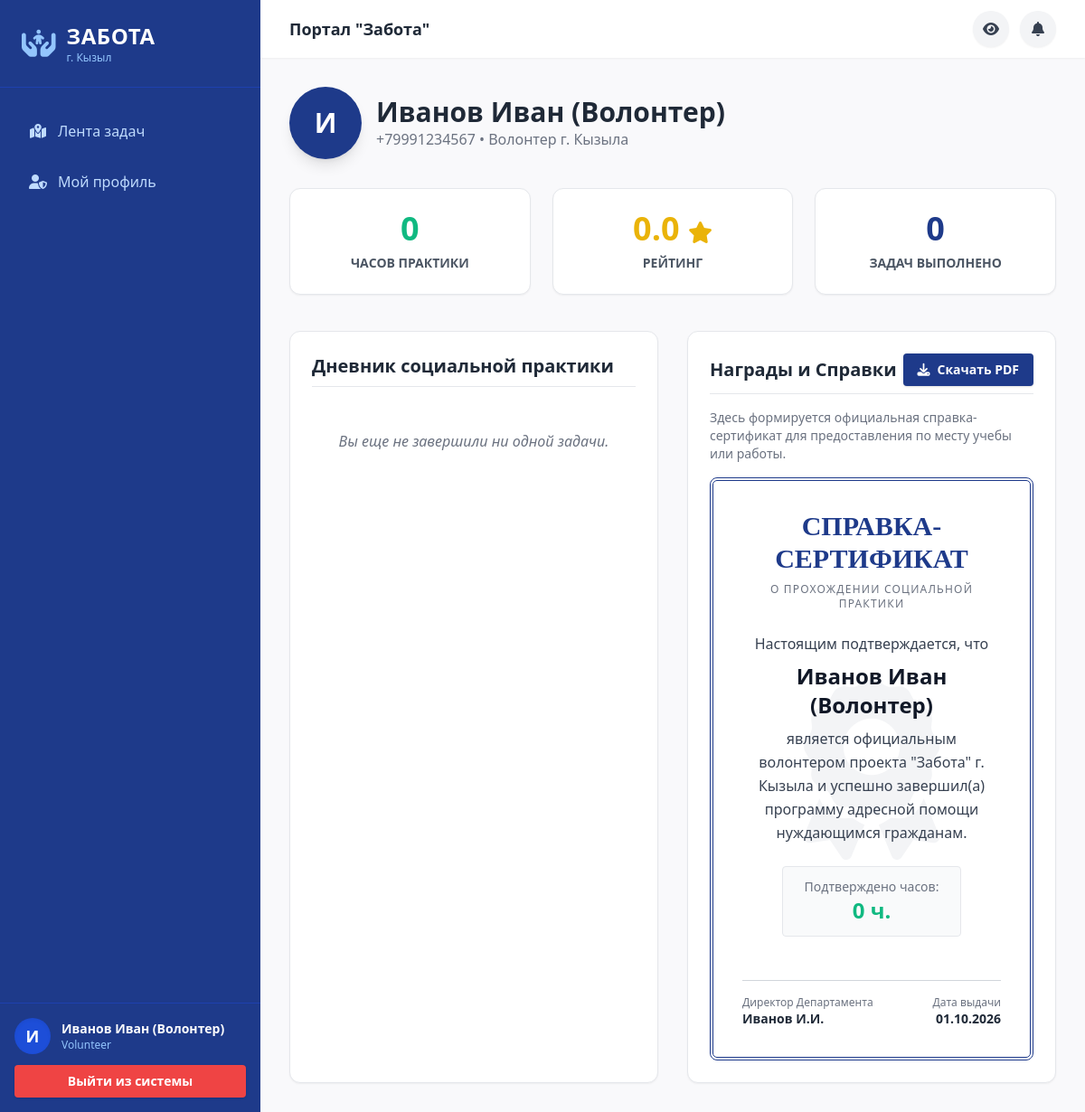
Screenshot of /volunteer/profile (signed in) with the database file from the repository.
### models.py (models this page shows)
class User(Base):
    __tablename__ = "users"
    id = Column(Integer, primary_key=True, index=True)
    full_name = Column(String(255))
    phone = Column(String(20), unique=True, index=True)
    password_hash = Column(String(255))
    role = Column(Enum(UserRole), default=UserRole.resident)
    district_id = Column(Integer, ForeignKey("districts.id"), nullable=True)
    status = Column(Enum(UserStatus), default=UserStatus.active)
    rating = Column(Float, default=0.0)
    volunteer_hours = Column(Integer, default=0)
    created_at = Column(DateTime, default=datetime.utcnow)
    district = relationship("District", back_populates="users")
    applications = relationship("Application", back_populates="user")
    assignments = relationship("TaskAssignment", back_populates="volunteer")
    messages = relationship("TaskMessage", back_populates="sender")
    certificates = relationship("Certificate", back_populates="user")
    notifications = relationship("Notification", back_populates="user", cascade="all, delete-orphan")

### main.py (the view)
@app.get("/volunteer/profile")
async def volunteer_profile(request: Request, db: Session = Depends(get_db), user: models.User = Depends(auth.get_current_user)):
    if not user or user.role.name != 'volunteer': return RedirectResponse(url="/login")
    completed = db.query(models.TaskAssignment).filter(models.TaskAssignment.volunteer_id == user.id, models.TaskAssignment.status == models.TaskStatus.verified).all()
    return templates.TemplateResponse("volunteer_profile.html", {"request": request, "volunteer": user, "completed": completed, "user": user})

### templates/volunteer_profile.html (shortened to what this page needs)
{% extends "base.html" %}
{% block content %}
<div class="max-w-5xl mx-auto">
    <div class="flex items-center space-x-4 mb-8">
        <div class="w-20 h-20 bg-brand text-white rounded-full flex items-center justify-center text-3xl font-bold shadow-lg">
            {{ volunteer.full_name[0] }}
        </div>
        <div>
            <h2 class="text-3xl font-bold text-gray-800">{{ volunteer.full_name }}</h2>
            <p class="text-gray-500">{{ volunteer.phone }} • Волонтер г. Кызыла</p>
        </div>
    </div>
    <div class="grid grid-cols-1 md:grid-cols-3 gap-6 mb-10">
        <div class="bg-white p-6 rounded-xl shadow-sm border border-gray-200 text-center">
            <div class="text-4xl font-bold text-success mb-2">{{ volunteer.volunteer_hours }}</div>
            <div class="text-gray-600 text-sm uppercase font-semibold">Часов практики</div>
        </div>
        <div class="bg-white p-6 rounded-xl shadow-sm border border-gray-200 text-center">
            <div class="text-4xl font-bold text-yellow-500 mb-2">
                {{ volunteer.rating }} <i class="fa-solid fa-star text-2xl"></i>
            </div>
            <div class="text-gray-600 text-sm uppercase font-semibold">Рейтинг</div>
        </div>
        <div class="bg-white p-6 rounded-xl shadow-sm border border-gray-200 text-center">
            <div class="text-4xl font-bold text-brand mb-2">{{ completed|length }}</div>
            <div class="text-gray-600 text-sm uppercase font-semibold">Задач выполнено</div>
        </div>
    </div>
    <div class="grid grid-cols-1 lg:grid-cols-2 gap-8">
        <div class="bg-white rounded-xl shadow-sm border border-gray-200 p-6">
            <h3 class="text-xl font-bold text-gray-800 mb-4 border-b pb-2">Дневник социальной практики</h3>
            {% if completed %}
            <div class="space-y-4 max-h-[500px] overflow-y-auto pr-2">
                {% for assignment in completed %}
                <div class="p-4 bg-gray-50 rounded-lg border border-gray-200 flex justify-between items-center">
                    <div>
                        <h4 class="font-bold text-gray-800">{{ assignment.application.category.title }}</h4>
                        <p class="text-xs text-gray-500 mt-1">{{ assignment.application.district.name }} • {{ assignment.application.created_at.strftime('%d.%m.%Y') }}</p>
                    </div>
                    <div class="text-right">
                        <span class="bg-success text-white text-xs font-bold px-2 py-1 rounded">+2 часа</span>
                    </div>
                </div>
                {% endfor %}
            </div>
            {% else %}
            <p class="text-gray-500 italic text-center py-8">Вы еще не завершили ни одной задачи.</p>
            {% endif %}
        </div>
        <div class="bg-white rounded-xl shadow-sm border border-gray-200 p-6 flex flex-col">
            <div class="flex justify-between items-center mb-4 border-b pb-2">
                <h3 class="text-xl font-bold text-gray-800">Награды и Справки</h3>
                <button onclick="downloadPDF()" class="bg-brand hover:bg-blue-800 text-white px-4 py-2 rounded shadow transition text-sm font-bold flex items-center gap-2">
                    <i class="fa-solid fa-download"></i> Скачать PDF
                </button>
            </div>
            <p class="text-sm text-gray-500 mb-4">Здесь формируется официальная справка-сертификат для предоставления по месту учебы или работы.</p>
            <div id="certificate-content" class="bg-white p-8 border-4 border-double border-brand rounded-lg relative overflow-hidden flex-grow flex flex-col justify-center">
                <i class="fa-solid fa-award text-gray-100 absolute top-1/2 left-1/2 transform -translate-x-1/2 -translate-y-1/2 text-[200px] z-0"></i>
                <div class="relative z-10 text-center">
                    <h2 class="text-2xl md:text-3xl font-serif font-bold text-brand mb-2 uppercase">Справка-Сертификат</h2>
                    <p class="text-xs text-gray-500 uppercase tracking-widest mb-6">о прохождении социальной практики</p>
                    <p class="text-gray-700">Настоящим подтверждается, что</p>
                    <h3 class="text-2xl font-bold text-gray-900 my-2">{{ volunteer.full_name }}</h3>
                    <p class="text-gray-700 mb-6 leading-relaxed">
                        является официальным волонтером проекта "Забота" г. Кызыла и успешно завершил(а) программу адресной помощи нуждающимся гражданам.
                    </p>
                    <div class="bg-gray-50 py-3 px-6 rounded inline-block border border-gray-200 mb-8">
                        <span class="block text-sm text-gray-500">Подтверждено часов:</span>
                        <span class="block text-2xl font-bold text-success">{{ volunteer.volunteer_hours }} ч.</span>
                    </div>
                    <div class="flex justify-between items-end mt-4 text-left border-t border-gray-300 pt-4">
                        <div>
                            <p class="text-xs text-gray-500">Директор Департамента</p>
                            <p class="font-bold text-sm text-gray-800">Иванов И.И.</p>
                        </div>
                        <div class="text-right">
                            <p class="text-xs text-gray-500">Дата выдачи</p>
                            <p class="font-bold text-sm text-gray-800" id="currentDate"></p>
                        </div>
                    </div>
                </div>
            </div>
        </div>
    </div>
</div>
{% endblock %}

### templates/base.html (shortened to what this page needs)
<!DOCTYPE html>
<html lang="ru">
<head>
    <script src="https://cdn.tailwindcss.com"></script>
    <link rel="stylesheet" href="https://cdnjs.cloudflare.com/ajax/libs/font-awesome/6.4.0/css/all.min.css">
</head>
<body class="bg-gray-50 font-sans antialiased transition-all duration-300">
    <div class="flex h-screen overflow-hidden">
        <aside id="sidebar" class="bg-brand text-white w-72 flex-shrink-0 fixed inset-y-0 left-0 transform -translate-x-full md:relative md:translate-x-0 transition-transform duration-300 ease-in-out z-50 flex flex-col shadow-2xl md:shadow-none">
            <div class="p-6 flex items-center justify-between border-b border-blue-800">
                <a href="/" class="flex items-center space-x-3">
                    <i class="fa-solid fa-hands-holding-child text-3xl text-blue-300"></i>
                    <div>
                        <h1 class="text-2xl font-bold tracking-wide">ЗАБОТА</h1>
                        <p class="text-xs text-blue-300">г. Кызыл</p>
                    </div>
                </a>
            </div>
            <nav class="flex-grow p-4 space-y-2 overflow-y-auto mt-2">
                {% if user %}
                    {% if user.role.name == 'volunteer' %}
                        <a href="/volunteer/feed" class="nav-item"><i class="fa-solid fa-map-location-dot w-5 text-center"></i> Лента задач</a>
                        <a href="/volunteer/profile" class="nav-item"><i class="fa-solid fa-user-shield w-5 text-center"></i> Мой профиль</a>
                    {% endif %}
                {% endif %}
            </nav>
            {% if user %}
            <div class="p-4 bg-blue-900 border-t border-blue-800">
                <div class="flex items-center gap-3 mb-3">
                    <div class="w-10 h-10 rounded-full bg-blue-700 flex items-center justify-center text-lg font-bold text-white shadow-inner">{{ user.full_name[0] }}</div>
                    <div class="overflow-hidden">
                        <p class="truncate font-bold text-sm text-white">{{ user.full_name }}</p>
                        <p class="text-xs text-blue-300 capitalize">{{ user.role.name }}</p>
                    </div>
                </div>
                <a href="/logout" class="block w-full text-center bg-red-500 hover:bg-red-600 transition text-white py-2 rounded text-sm font-bold shadow">Выйти из системы</a>
            </div>
            {% endif %}
        </aside>
        <div class="flex-1 flex flex-col h-screen overflow-hidden relative">
            <header class="bg-white shadow-sm h-16 flex items-center justify-between px-4 md:px-8 z-30">
                <div class="flex items-center">
                    <h2 class="font-bold text-gray-800 hidden sm:block text-lg">Портал "Забота"</h2>
                </div>
                <div class="flex items-center gap-3">
                    <button id="accessibilityBtn" title="Версия для слабовидящих" class="w-10 h-10 rounded-full bg-gray-100 hover:bg-blue-50 text-gray-700 hover:text-brand transition flex items-center justify-center shadow-sm">
                        <i class="fa-solid fa-eye"></i>
                    </button>
                    {% if user %}
                    <div class="relative">
                        <button id="notifBtn" class="relative w-10 h-10 rounded-full bg-gray-100 hover:bg-blue-50 text-gray-700 hover:text-brand transition flex items-center justify-center shadow-sm">
                            <i class="fa-solid fa-bell"></i>
                        </button>
                    </div>
                    {% endif %}
                </div>
            </header>
            <main class="flex-1 overflow-x-hidden overflow-y-auto bg-gray-50/50 p-4 md:p-8">
                <div>
                    {% block content %}{% endblock %}
                </div>
            </main>
        </div>
    </div>
</body>
</html>

### templates/base.html (style rules this page uses)
.nav-item { display: flex; align-items: center; gap: 0.75rem; padding: 0.75rem 1rem; border-radius: 0.5rem; transition: all 0.2s; color: #bfdbfe; }

### rows the page displays
User: full_name "И", full_name "Иванов Иван (Волонтер)", role.name "Volunteer", phone "+79991234567", volunteer_hours "0", rating "0.0"

### other values shown
{{ completed|length }} "0"
